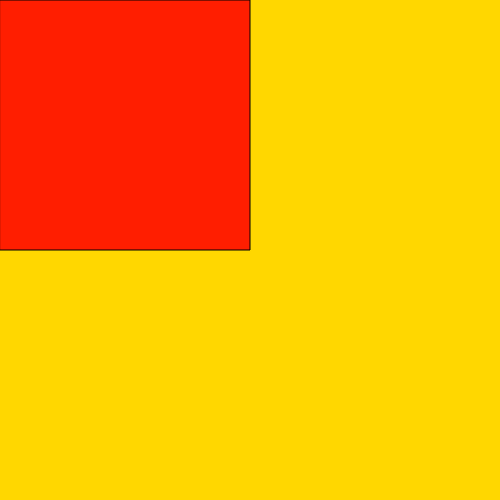
Frame 1 (no input)
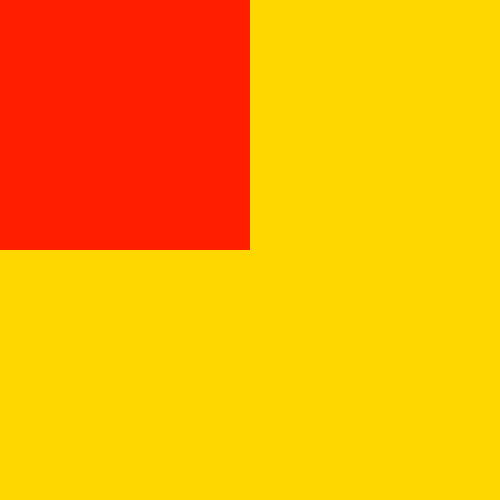
Frame 60 (no input)
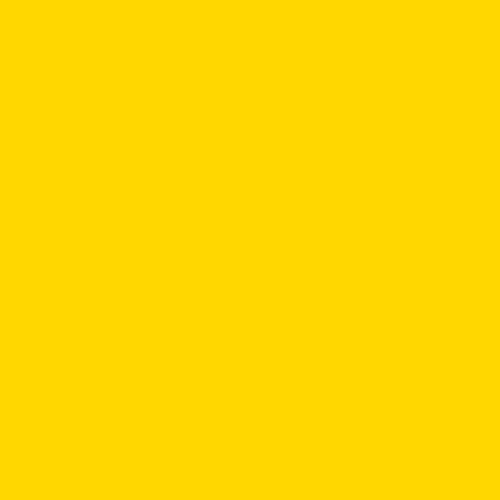
Frame 120 (the mouse pressed at the canvas centre since frame 60)

The p5.js sketch that drew these frames (run headless with seeded random() and noise() and a simulated clock; from frame 60 on, the mouse is pressed at the canvas centre):

// p5.js sketch
// ── sketch.js
var r = 255;
var g = 30;
var b = 0;
var showCircle = false;

function setup() {
    createCanvas(500, 500);
  }

function draw() {
    background(255,215, 0);
    if ((mouseX < 250) && (mouseY < 250)) {
        fill(r, g, b)
        rect(0,0,250,250)
        if (showCircle) {
            fill(b, r, g)
            ellipse(250/2,250/2,100,100)

        }
    }
    if ((mouseX < 250) && (mouseY > 250)) {
        fill(r, g, b)
        rect(0,250,250,250)
        if (showCircle) {
            fill(b, r, g)
            ellipse(250/2,250+ 250/2,100,100)

        }
    }
    if ((mouseX > 250) && (mouseY < 250)) {
        fill(r, g, b)
        rect(250,0,250,250)
        if (showCircle) {
            fill(b, r, g)
            ellipse(250/2 + 250,250/2,100,100)

        }
    }
    if ((mouseX > 250) && (mouseY > 250)) {
        fill(r, g, b)
        rect(250,250,250,250)
        if (showCircle) {
            fill(b, r, g)
            ellipse(250/2+250,250/2+250,100,100)

        }
    }
    strokeWeight(0)
}

function keyPressed() {
    print(keyCode)
    if (keyCode === 32) {
      r = random(0, 235)
      g = random(0, 235)
      b = random(0, 235)
    }
  }

function mouseClicked() {
      showCircle = !showCircle
}
